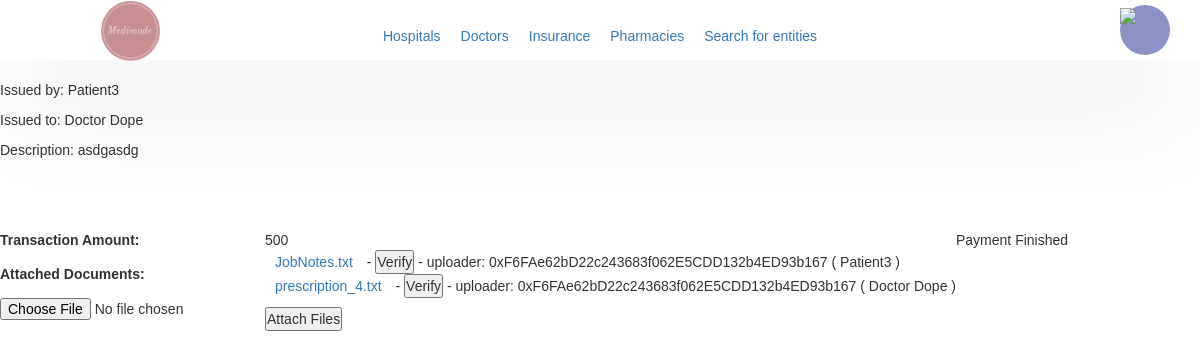
Before: /medimode/ticket/16 (signed in) with the older database file.
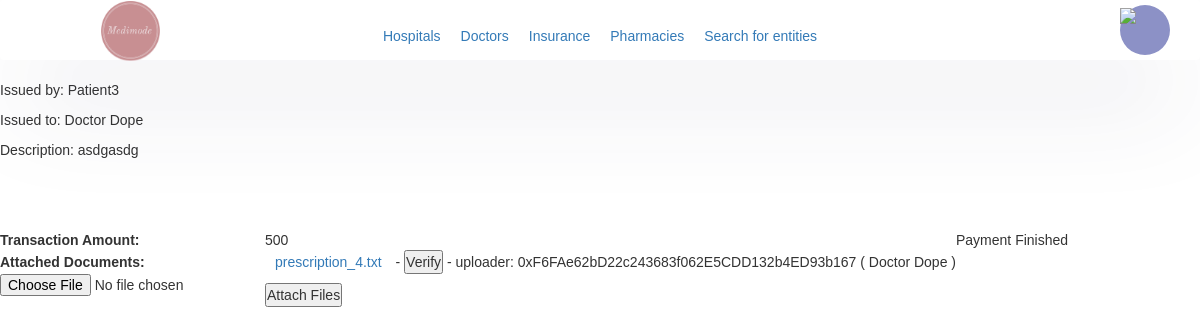
After: the same page with the newer database file.
### medimode/models/interaction_models.py (models this page shows, shortened)
class Shareable(Document):
	owner = models.ForeignKey(to=Profile, on_delete=models.CASCADE, related_name='owned_shareables')
	shared_with = models.ManyToManyField(to=Profile, related_name='can_access', blank=True)

class Ticket_Shareable(Shareable):
	class PARTY(models.TextChoices):
		ISSUER = "Issuer"
		ISSUED = "Issued"
	party = models.TextField(choices=PARTY.choices)

class Shareable(Document):
	owner = models.ForeignKey(to=Profile, on_delete=models.CASCADE, related_name='owned_shareables')
	shared_with = models.ManyToManyField(to=Profile, related_name='can_access', blank=True)

### medimode/models/doc_models.py (models this page shows, shortened)
class Document(models.Model):
	doc_file = models.FileField(upload_to='uploads/documents')
	filename = models.CharField(max_length=100)

### medimode/models/user_models.py (models this page shows, shortened)
class Profile(models.Model):
	user = models.OneToOneField(User, on_delete=models.CASCADE, related_name='%(class)s')
	bio = models.TextField(max_length=500, blank=True)
	approved = models.BooleanField(default=False)
	@property
	def full_name(self):
		return self.user.first_name + " " + self.user.last_name
	def __str__(self):
		return self.full_name

class User(AbstractUser):
	class UserRoleChoices(TextChoices):
		PATIENT = "patient"
		DOCTOR = "doctor"
		HOSPITAL = "hospital"
		PHARMACY = "pharmacy"
		INSURANCE = "insurance"
	role = models.TextField(choices=UserRoleChoices.choices, null=True)
	OTP_seed = encrypt(models.TextField(default=gen_otpseed))
	stripe_acct = models.TextField(max_length=100, blank=True)
	public_key = models.TextField(max_length=100, blank=True)

### medimode/modules/ticketing/views.py (the view, shortened to what this page needs)
# urls.py: path('ticket/<int:pk>', views.TicketView.as_view(), name='ticket_view'),
class TicketView(AuthDetailView):
	template_name = "medimode/ticketing/ticketDetail.html"
	model = Ticket
	def get_object(self, queryset=None):
		tkt = super().get_object()
		if self.request.user.profile not in (tkt.issued, tkt.issuer):
			raise ValidationError("Not your Ticket")
		return tkt

### medimode/views_base.py (called while the page is built)
	def test_func(self):
		return self.request.user.is_staff or self.request.user.profile.approved

### templates/medimode/ticketing/ticketDetail.html (shortened to what this page needs)
{% load static %}
<!DOCTYPE html>
<html lang="en">
<head>
	<link href="{% static 'home.css' %}" rel="stylesheet"/>
	<link rel="stylesheet" href="https://maxcdn.bootstrapcdn.com/bootstrap/3.4.1/css/bootstrap.min.css">
</head>
<body>
{% include 'navbar.html' %}
<p>Issued by: {{ object.issuer }}</p>
<p>Issued to: {{ object.issued }}</p>
<p>Description: {{ object.description }}</p>
<br><br>
<form enctype="multipart/form-data" method="post">
	<table>
		{% if object.transaction %}
			<tr>
				<th>Transaction Amount:</th>
				<td>{{ object.transaction.amount }}</td>
				{% if object.transaction.completed == 1 %}
					<td>Payment Finished</td>
				{% endif %}
			</tr>
		{% endif %}
		<br>
		{% if object.shareables %}
			<tr>
				<th>Attached Documents:</th>
				<td>
					{% for doc in object.shareables.all %}
						<a target="_blank" href="/medimode/media/verify/{{ doc.doc_file.name }}">{{ doc.filename }}</a> -
						<button type="button" id="{{ doc.pk }}" name="{{ doc.owner.user.public_key }}"
						        onclick="verify_document('{{ doc.pk }}', '/medimode/media/verify/{{ doc.doc_file.name }}')">Verify
						</button>
						- uploader: {{ doc.owner.user.public_key }} ( {{ doc.owner.full_name }})<br>
					{% endfor %}
				</td>
			</tr>
		{% endif %}
		<tr>
			<td><input type="file" name="doc_files" id="id_doc_files" value="Upload Documents"/><br></td>
			<td>
				<button type="button" value="transaction" id="dummy">Attach Files</button>
			</td>
		</tr>
	</table>
</form>
</body>
</html>

Changed rows visible on the page:
removed Ticket_Shareable: filename "JobNotes.txt", owner.user.public_key "0xF6FAe62bD22c243683f062E5CDD132b4ED93b167", owner.full_name "Patient3"
